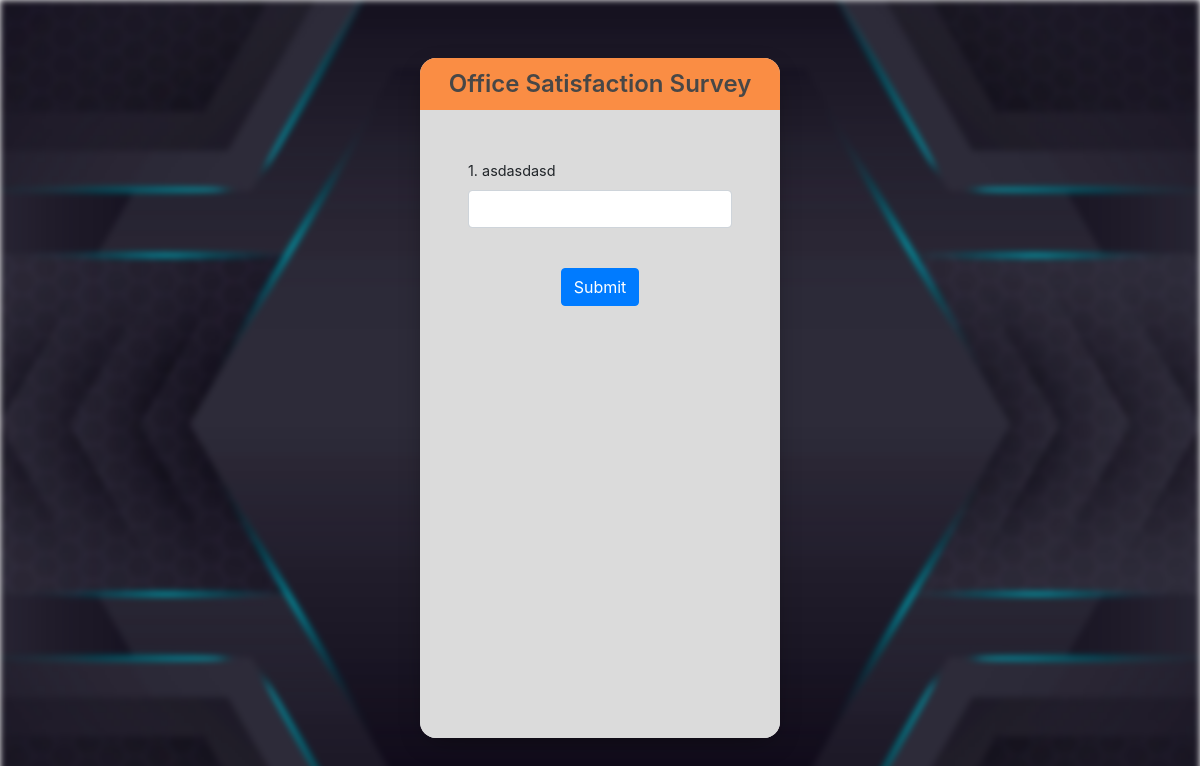
The app's page /survey.php?survey_id=3, older data.
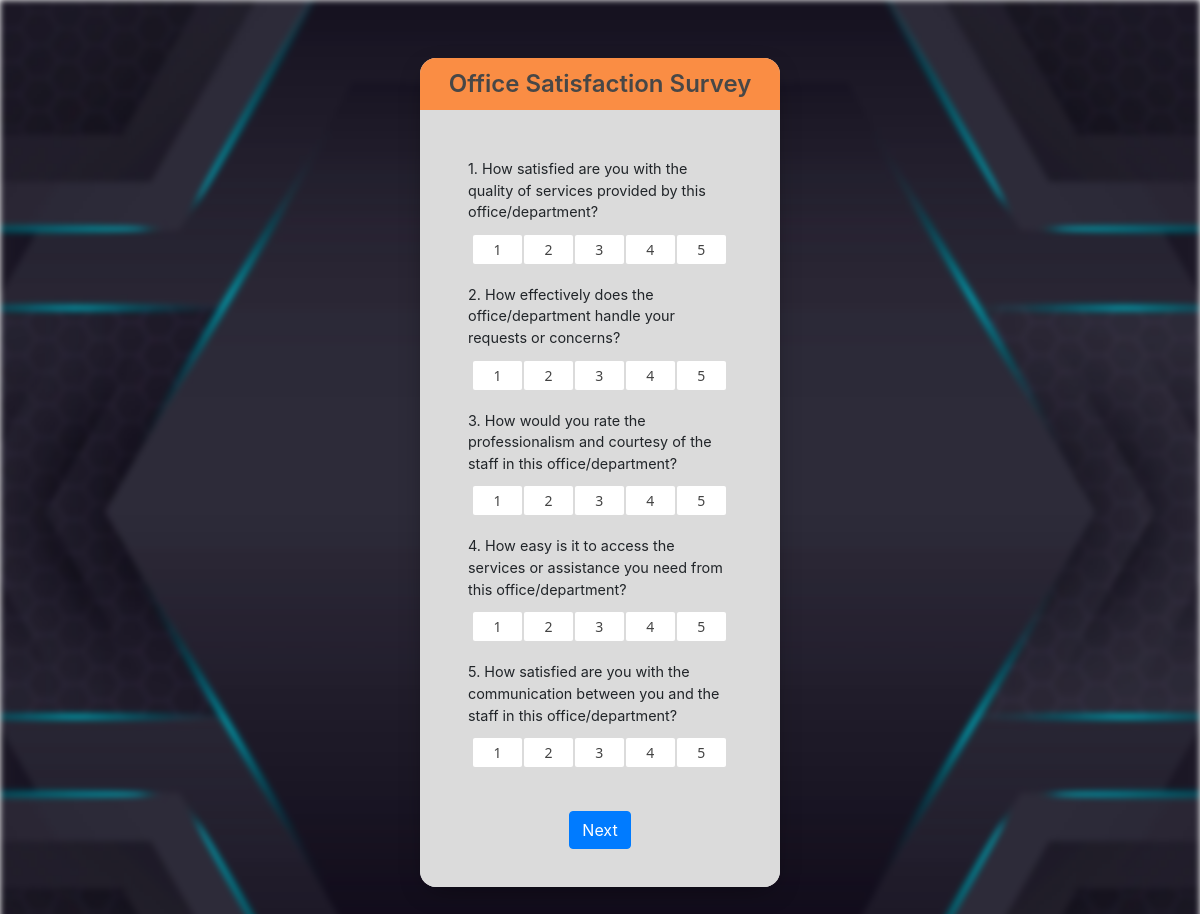
The same page, newer data.
### tables this page shows
CREATE TABLE IF NOT EXISTS `surveyquestions` (
  `question_id` int NOT NULL AUTO_INCREMENT,
  `survey_id` int NOT NULL,
  `question_text` text NOT NULL,
  `question_type` varchar(50) NOT NULL,
  `created_at` timestamp NULL DEFAULT CURRENT_TIMESTAMP,
  PRIMARY KEY (`question_id`),
  KEY `survey_id` (`survey_id`)
);

### survey.php (the view, shortened to what this page needs)
<?php include 'includes/header.php'; ?>
<?php include 'includes/dbconn.php'; ?>
<?php
$survey_id = $_GET['survey_id'];
$page = isset($_GET['page']) ? (int) $_GET['page'] : 1;
$limit = 5;
$offset = ($page - 1) * $limit;
$query = "SELECT * FROM surveyquestions WHERE survey_id = $survey_id LIMIT $limit OFFSET $offset";
$result = mysqli_query($conn, $query);
$total_query = "SELECT COUNT(*) AS total FROM surveyquestions WHERE survey_id = $survey_id";
$total_result = mysqli_query($conn, $total_query);
$total_row = mysqli_fetch_assoc($total_result);
$total_questions = $total_row['total'];
$total_pages = ceil($total_questions / $limit);
?>
<link rel="stylesheet" href="css/survey.css">
<link rel="stylesheet" href="css/radio-button.css">
<div class="container mt-5">
    <div class="row justify-content-center">
        <form id="surveyForm">
            <div class="e-card">
                <div class="form-title">Office Satisfaction Survey</div>
                <div class="form-container">
                    <?php while ($row = mysqli_fetch_assoc($result)) {
                        $question_text = $row['question_text'];
                        $question_id = $row['question_id'];
                        $question_type = $row['question_type']; ?>
                        <div class="form-group">
                            <label for="question_<?php echo $question_id; ?>"><?php echo $question_text; ?></label>
                            <?php
                            if ($question_type == 'input') {
                                echo "<input type='text' class='form-control' id='question_$question_id' name='answer[$question_id]' required>";
                            } elseif ($question_type == 'rating') {
                                echo "<div class='form-check radio'>";
                                for ($i = 1; $i <= 5; $i++) {
                                    echo "<input label='$i' type='radio' name='answer[$question_id]' value='$i' required><br>";
                                }
                                echo "</div>";
                            }
                            ?>
                        </div>
                    <?php } ?>
                    <div class="form-group buttons">
                        <?php if ($page < $total_pages): ?>
                            <button type="button" class="btn btn-primary" id="nextBtn">Next</button>
                        <?php else: ?>
                            <button type="submit" class="btn btn-primary">Submit</button>
                        <?php endif; ?>
                    </div>
                </div>
            </div>
        </form>
    </div>
</div>
<?php include 'includes/footer.php'; ?>

Row changes from the older to the newer data that the page shows:
removed surveyquestions: question_text "1. asdasdasd"
added surveyquestions: question_text "1. How satisfied are you with the quality of services provided by this office/department?"
added surveyquestions: question_text "2. How effectively does the office/department handle your requests or concerns?"
added surveyquestions: question_text "3. How would you rate the professionalism and courtesy of the staff in this office/department?"
added surveyquestions: question_text "4. How easy is it to access the services or assistance you need from this office/department?"
added surveyquestions: question_text "5. How satisfied are you with the communication between you and the staff in this office/department?"
Text that changed along with them:
text no longer shown: "Submit"
text now shown: "Next"
